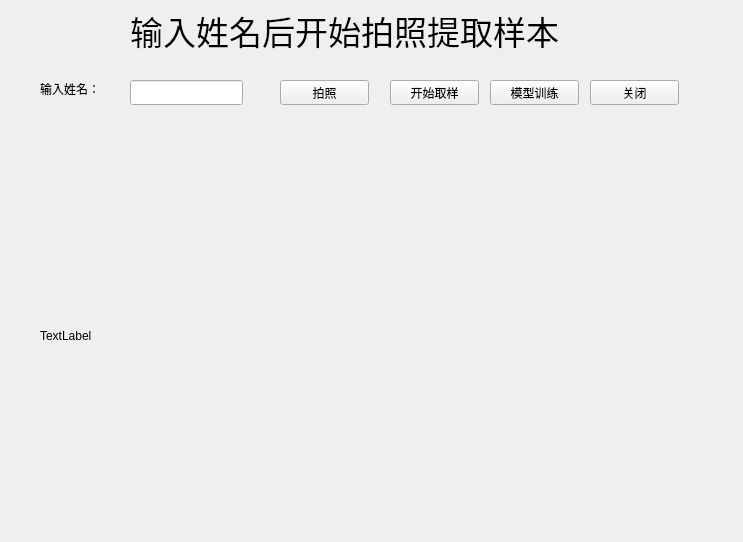
<?xml version="1.0" encoding="UTF-8"?>
<ui version="4.0">
 <class>info</class>
 <widget class="QWidget" name="info">
  <property name="geometry">
   <rect>
    <x>0</x>
    <y>0</y>
    <width>743</width>
    <height>542</height>
   </rect>
  </property>
  <property name="windowTitle">
   <string>Form</string>
  </property>
  <widget class="QPushButton" name="ButtonSample">
   <property name="geometry">
    <rect>
     <x>390</x>
     <y>80</y>
     <width>89</width>
     <height>25</height>
    </rect>
   </property>
   <property name="text">
    <string>开始取样</string>
   </property>
  </widget>
  <widget class="QLabel" name="label">
   <property name="geometry">
    <rect>
     <x>40</x>
     <y>140</y>
     <width>641</width>
     <height>391</height>
    </rect>
   </property>
   <property name="text">
    <string>TextLabel</string>
   </property>
   <property name="scaledContents">
    <bool>true</bool>
   </property>
  </widget>
  <widget class="QPushButton" name="ButtonTakePic">
   <property name="geometry">
    <rect>
     <x>280</x>
     <y>80</y>
     <width>89</width>
     <height>25</height>
    </rect>
   </property>
   <property name="text">
    <string>拍照</string>
   </property>
  </widget>
  <widget class="QLineEdit" name="lineEdit_name">
   <property name="geometry">
    <rect>
     <x>130</x>
     <y>80</y>
     <width>113</width>
     <height>25</height>
    </rect>
   </property>
  </widget>
  <widget class="QPushButton" name="ButtonBack">
   <property name="geometry">
    <rect>
     <x>590</x>
     <y>80</y>
     <width>89</width>
     <height>25</height>
    </rect>
   </property>
   <property name="text">
    <string>关闭</string>
   </property>
  </widget>
  <widget class="QLabel" name="label_2">
   <property name="geometry">
    <rect>
     <x>130</x>
     <y>0</y>
     <width>441</width>
     <height>61</height>
    </rect>
   </property>
   <property name="font">
    <font>
     <pointsize>25</pointsize>
    </font>
   </property>
   <property name="text">
    <string>输入姓名后开始拍照提取样本</string>
   </property>
  </widget>
  <widget class="QPushButton" name="ButtonTrain">
   <property name="geometry">
    <rect>
     <x>490</x>
     <y>80</y>
     <width>89</width>
     <height>25</height>
    </rect>
   </property>
   <property name="text">
    <string>模型训练</string>
   </property>
  </widget>
  <widget class="QLabel" name="label_3">
   <property name="geometry">
    <rect>
     <x>40</x>
     <y>80</y>
     <width>67</width>
     <height>17</height>
    </rect>
   </property>
   <property name="text">
    <string>输入姓名：</string>
   </property>
  </widget>
 </widget>
 <resources/>
 <connections/>
</ui>
